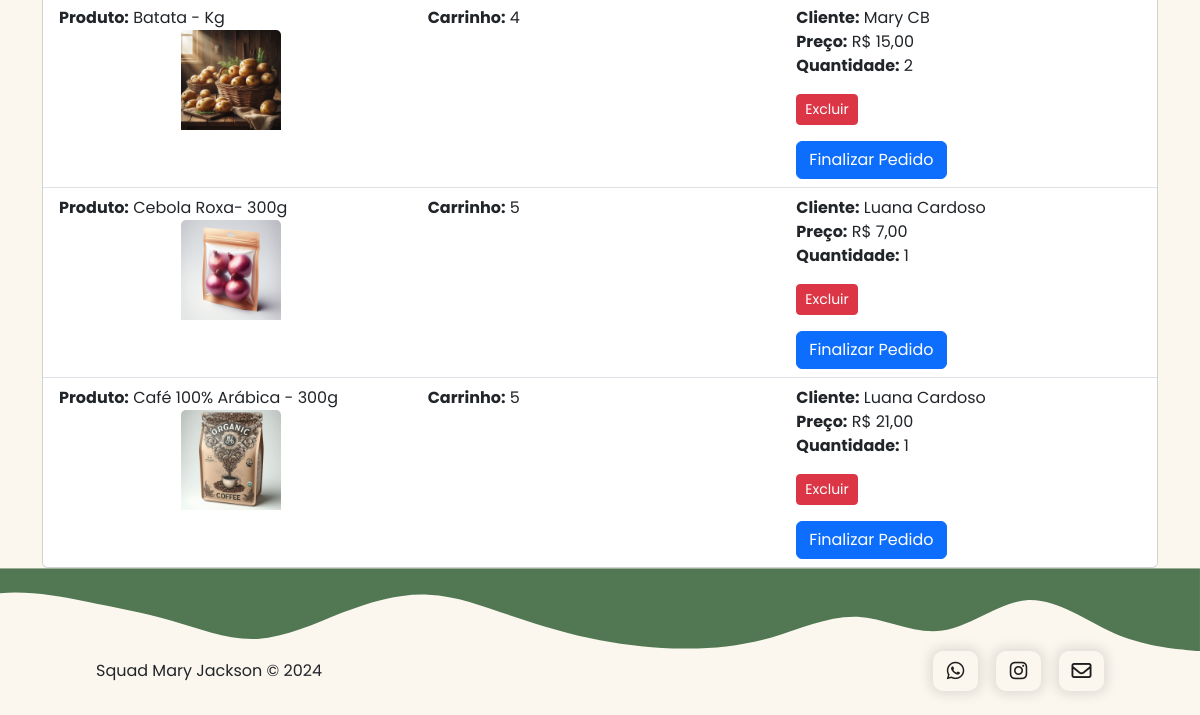
Before: /carrinhoproduto/ (lower part) with the older database file.
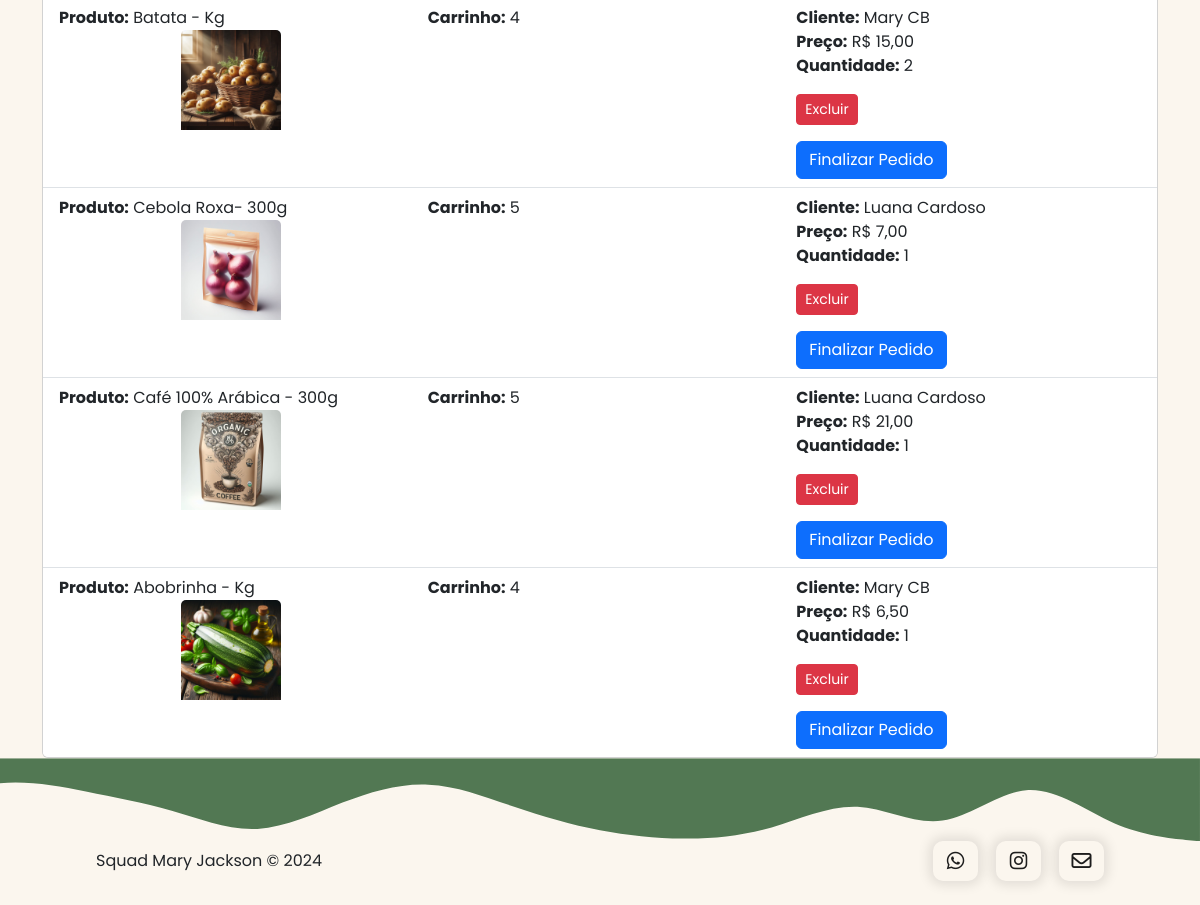
After: the same page with the newer database file.
### app_MJ/models.py (models this page shows, shortened)
class CarrinhoProduto(models.Model):
    carrinho = models.ForeignKey(Carrinho, on_delete=models.CASCADE)
    produto = models.ForeignKey(Produto, on_delete=models.CASCADE)
    quantidade = models.IntegerField()
    preco = models.DecimalField(max_digits=5, decimal_places=2)
    data_pedido = models.DateTimeField(default=timezone.now, blank=True)

class Produto(models.Model):
    nome_produto = models.CharField(max_length=200, default="")
    categoria = models.ForeignKey(Categoria, on_delete=models.CASCADE, default=1)
    descricao = models.TextField()
    quantidade = models.IntegerField(default=0)
    imagem = models.ImageField(upload_to="", null=True, blank=True)
    preco = models.DecimalField(max_digits=5, decimal_places=2)
    data_produto = models.DateTimeField(default=timezone.now, blank=True)

class Carrinho(models.Model):
    cliente = models.ForeignKey(
        Cliente, on_delete=models.CASCADE, null=True, blank=True
    )
    data_pedido = models.DateTimeField(default=timezone.now, blank=True)

class Cliente(models.Model):
    estados = (
        ("AC", "AC"),
        ("AL", "AL"),
        ("AP", "AP"),
        ("AM", "AM"),
        ("BA", "BA"),
        ("CE", "CE"),
        ("ES", "ES"),
        ("GO", "GO"),
        ("MA", "MA"),
        ("MT", "MT"),
        ("MS", "MS"),
        ("MG", "MG"),
        ("PA", "PA"),
        ("PB", "PB"),
        ("PR", "PR"),
        ("PE", "PE"),
        ("PI", "PI"),
        ("RJ", "RJ"),
        ("RN", "RN"),
        ("RS", "RS"),
        ("RO", "RO"),
        ("RR", "RR"),
        ("SC", "SC"),
        ("SP", "SP"),
        ("SE", "SE"),
        ("TO", "TO"),
        ("DF", "DF"),
    )
    nome_completo = models.CharField(max_length=200)
    endereco = models.CharField(max_length=200, null=True, blank=True)
    cidade = models.CharField(max_length=100)
    estado = models.CharField(max_length=4, choices=estados)
    data_cadastro = models.DateTimeField(default=timezone.now, blank=True)
    telefone = models.CharField(max_length=200)
    email = models.EmailField(max_length=200, null=True, blank=True, unique=True)
    senha = models.CharField(max_length=15)

### app_MJ/views.py (the view)
# urls.py: path('carrinhoproduto/', carrinhoproduto, name='carrinhoproduto'),
def carrinhoproduto(request):
    carrinhoprodutos = CarrinhoProduto.objects.all()
    return render(request, 'carrinhoproduto.html', {'carrinhoprodutos': carrinhoprodutos})

### templates/carrinhoproduto.html (shortened to what this page needs)
{% extends 'base.html' %}
{% block content %}
<div class="container">
    <div class="card">
        <ul class="list-group list-group-flush">
            {% for carrinhoproduto in carrinhoprodutos %}
                <li class="list-group-item">
                    <div class="row">
                        <div class="col-sm-4">
                            <strong>Produto:</strong> {{ carrinhoproduto.produto.nome_produto }}
                            <img
                                src="{{ carrinhoproduto.produto.imagem.url }}"
                                class="card-img-top mx-auto d-block mb-3"
                                alt="{{ carrinhoproduto.produto.nome_produto }}"
                                style="max-width: 100px; margin-bottom: -15px"
                            />
                        </div>
                        <div class="col-sm-4">
                            <strong>Carrinho:</strong> {{ carrinhoproduto.carrinho.id }}
                        </div>
                        <div class="col-md-4">
                            <strong>Cliente:</strong>
                            {% if carrinhoproduto.carrinho.cliente %}
                                {{ carrinhoproduto.carrinho.cliente.nome_completo }}
                            {% else %}
                                Mary jackon
                            {% endif %}
                            <br>
                            <strong>Preço:</strong> R$ {{ carrinhoproduto.produto.preco }}
                            <br>
                            <strong>Quantidade:</strong> {{ carrinhoproduto.quantidade }}
                            <form action="{% url 'deletar_item_carrinho' carrinhoproduto.id %}" method="post" class="mt-3">
                                <button type="submit" class="btn btn-danger btn-sm">Excluir</button>
                            </form>
                            <a href="{% url 'finalizar_pedido' %}" class="btn btn-primary mt-3">Finalizar Pedido</a>
                        </div>
                </li>
            {% endfor %}
        </ul>
    </div>
</div>
{% endblock %}

### templates/base.html (shortened to what this page needs)
<!DOCTYPE html>
{% load static %}
<html lang="pt-br">
  <head>
    <link rel="stylesheet" href="{% static 'css/base.css' %}">
    <link rel="stylesheet" href="{% static 'css/color.css' %}">
    <link rel="stylesheet" href="{% static 'css/style.css' %}">
    <link rel="stylesheet"
      href="/node_modules/bootstrap/dist/css/bootstrap.css">
    <link rel="stylesheet"
      href="https://cdnjs.cloudflare.com/ajax/libs/font-awesome/6.5.1/css/all.min.css">
    <link
      href="https://cdn.jsdelivr.net/npm/bootstrap@5.3.3/dist/css/bootstrap.min.css"
      rel="stylesheet"
>
    <link href="https://cdn.jsdelivr.net/npm/bootstrap-icons@1.5.0/font/bootstrap-icons.css" rel="stylesheet"/>
  </head>
  <body style="background-color: #FBF6EE;">
    {% block content %}
    {% endblock %}
  </body>
    <footer id="rodape" style="background-color: #FBF6EE;">
      <img src="{% static 'icones/wave.svg' %}" alt />
      <div class="footer_items"
        style="display: flex; justify-content: space-between; align-items: center">
        <span>Squad Mary Jackson &copy 2024</span>
        <div class="social-media">
          <a href style="color:#1d1d1d"><i
              class="fa-brands fa-whatsapp"></i></a>
          <a href style="color:#1d1d1d"><i
              class="fa-brands fa-instagram"></i></a>
          <a href style="color:#1d1d1d"><i
              class="fa-regular fa-envelope"></i></a>
        </div>
      </div>
    </footer>
  </html>

### static/css/color.css (style rules this page uses)
:root { --green: #527853; --dark-orange: #ee7214; --light-orange: #f7b787; --salmon: #f9e8d9; --black: #000; --white: #fff; --light-blue: #007bff; }

### static/css/style.css (style rules this page uses)
* { font-family: 'Poppins', sans-serif; margin: 0; padding: 0; box-sizing: border-box; }
html,body { overflow-x: hidden; }
body { background-color:#F9E8D9; min-width: 372px; }
.footer_items { display: flex; justify-content: space-between; padding: 0px 8% 24px 8%; align-items: center; }
.social-media { display: flex; gap: 18px; }
.social-media a { display: flex; align-items: center; justify-content: center; width: 45px; height: 40px; font-size: 1.25rem; border-radius: 10px; text-decoration: none; box-shadow: 0px 0px 12px 4px rgba(0, 0, 0, 0.1); transition: box-shadow 0.3s ease; }

Changed rows visible on the page:
added CarrinhoProduto: produto.nome_produto "Abobrinha - Kg", produto.imagem (picture), carrinho.id "4", carrinho.cliente.nome_completo "Mary CB", produto.preco "6,50", quantidade "1"
